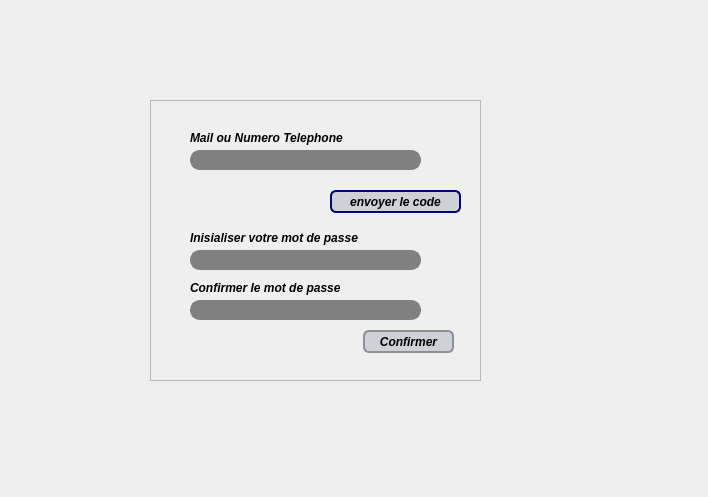
<?xml version="1.0" encoding="UTF-8"?>
<ui version="4.0">
 <class>Dialog</class>
 <widget class="QDialog" name="Dialog">
  <property name="geometry">
   <rect>
    <x>0</x>
    <y>0</y>
    <width>708</width>
    <height>497</height>
   </rect>
  </property>
  <property name="windowTitle">
   <string>Dialog</string>
  </property>
  <widget class="QFrame" name="frame">
   <property name="geometry">
    <rect>
     <x>150</x>
     <y>100</y>
     <width>331</width>
     <height>281</height>
    </rect>
   </property>
   <property name="styleSheet">
    <string notr="true">QLineEdit{
background-color:#ced1d8;
border-style:inset;
border-radius:10px;
}
QPushButton{
border-style:outset;
border-radius:10px;
background:#ced1d8;
}
QPushButton:pressed{
background-color:rgb(0,100,200);
border-style:inset;
}
QLabel{
color:black;
front-style:italic blod;
front-size:15px;
}</string>
   </property>
   <property name="frameShape">
    <enum>QFrame::StyledPanel</enum>
   </property>
   <property name="frameShadow">
    <enum>QFrame::Raised</enum>
   </property>
   <widget class="QLabel" name="label_2">
    <property name="geometry">
     <rect>
      <x>40</x>
      <y>30</y>
      <width>161</width>
      <height>16</height>
     </rect>
    </property>
    <property name="font">
     <font>
      <weight>75</weight>
      <italic>true</italic>
      <bold>true</bold>
     </font>
    </property>
    <property name="text">
     <string>Mail ou Numero Telephone </string>
    </property>
   </widget>
   <widget class="QLineEdit" name="lineEdit">
    <property name="geometry">
     <rect>
      <x>40</x>
      <y>50</y>
      <width>231</width>
      <height>20</height>
     </rect>
    </property>
    <property name="styleSheet">
     <string notr="true">QLineEdit {
    border: 2px solid gray;
    border-radius: 10px;
    padding: 0 8px;
    background: grey;
    selection-background-color: darkgray;
}
</string>
    </property>
   </widget>
   <widget class="QPushButton" name="pushButton">
    <property name="geometry">
     <rect>
      <x>180</x>
      <y>90</y>
      <width>131</width>
      <height>23</height>
     </rect>
    </property>
    <property name="font">
     <font>
      <weight>75</weight>
      <italic>true</italic>
      <bold>true</bold>
     </font>
    </property>
    <property name="styleSheet">
     <string notr="true">QPushButton {
    border: 2px solid #8f8f91;
    border-radius: 6px;
    background-color: qlineargradient(x1: 0, y1: 0, x2: 0, y2: 1,
                                      stop: 0 #f6f7fa, stop: 1 #dadbde);
    min-width: 80px;
}

QPushButton:pressed {
    background-color: qlineargradient(x1: 0, y1: 0, x2: 0, y2: 1,
                                      stop: 0 #dadbde, stop: 1 #f6f7fa);
}

QPushButton:flat {
    border: none; /* no border for a flat push button */
}

QPushButton:default {
    border-color: navy; /* make the default button prominent */
}
</string>
    </property>
    <property name="text">
     <string>envoyer le code</string>
    </property>
   </widget>
   <widget class="QLabel" name="label_3">
    <property name="geometry">
     <rect>
      <x>40</x>
      <y>130</y>
      <width>181</width>
      <height>16</height>
     </rect>
    </property>
    <property name="font">
     <font>
      <weight>75</weight>
      <italic>true</italic>
      <bold>true</bold>
     </font>
    </property>
    <property name="text">
     <string>Inisialiser votre mot de passe </string>
    </property>
   </widget>
   <widget class="QLineEdit" name="lineEdit_2">
    <property name="geometry">
     <rect>
      <x>40</x>
      <y>150</y>
      <width>231</width>
      <height>20</height>
     </rect>
    </property>
    <property name="styleSheet">
     <string notr="true">QLineEdit {
    border: 2px solid gray;
    border-radius: 10px;
    padding: 0 8px;
    background: grey;
    selection-background-color: darkgray;
}

</string>
    </property>
   </widget>
   <widget class="QLabel" name="label_4">
    <property name="geometry">
     <rect>
      <x>40</x>
      <y>180</y>
      <width>161</width>
      <height>16</height>
     </rect>
    </property>
    <property name="font">
     <font>
      <weight>75</weight>
      <italic>true</italic>
      <bold>true</bold>
     </font>
    </property>
    <property name="text">
     <string>Confirmer le mot de passe</string>
    </property>
   </widget>
   <widget class="QLineEdit" name="lineEdit_3">
    <property name="geometry">
     <rect>
      <x>40</x>
      <y>200</y>
      <width>231</width>
      <height>20</height>
     </rect>
    </property>
    <property name="styleSheet">
     <string notr="true">QLineEdit {
    border: 2px solid gray;
    border-radius: 10px;
    padding: 0 8px;
    background: grey;
    selection-background-color: darkgray;
}
</string>
    </property>
   </widget>
   <widget class="QPushButton" name="pushButton_2">
    <property name="geometry">
     <rect>
      <x>213</x>
      <y>230</y>
      <width>91</width>
      <height>23</height>
     </rect>
    </property>
    <property name="font">
     <font>
      <weight>75</weight>
      <italic>true</italic>
      <bold>true</bold>
     </font>
    </property>
    <property name="styleSheet">
     <string notr="true">QPushButton {
    border: 2px solid #8f8f91;
    border-radius: 6px;
    background-color: qlineargradient(x1: 0, y1: 0, x2: 0, y2: 1,
                                      stop: 0 #f6f7fa, stop: 1 #dadbde);
    min-width: 80px;
}

QPushButton:pressed {
    background-color: qlineargradient(x1: 0, y1: 0, x2: 0, y2: 1,
                                      stop: 0 #dadbde, stop: 1 #f6f7fa);
}

QPushButton:flat {
    border: none; /* no border for a flat push button */
}

QPushButton:default {
    border-color: navy; /* make the default button prominent */
}
</string>
    </property>
    <property name="text">
     <string>Confirmer</string>
    </property>
   </widget>
  </widget>
 </widget>
 <resources/>
 <connections/>
</ui>
